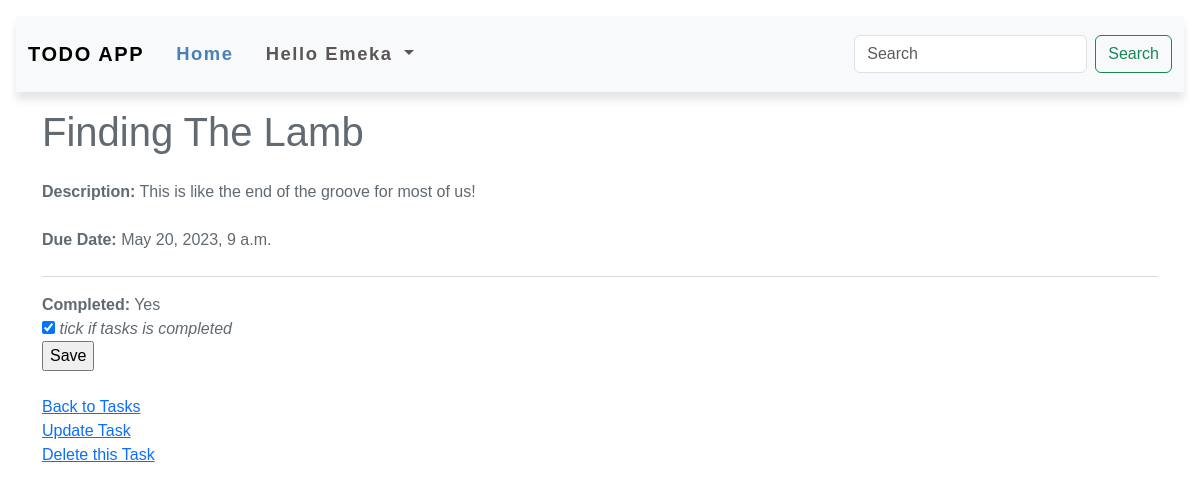
/task/11/ (signed in), run on an earlier commit of the app's database.
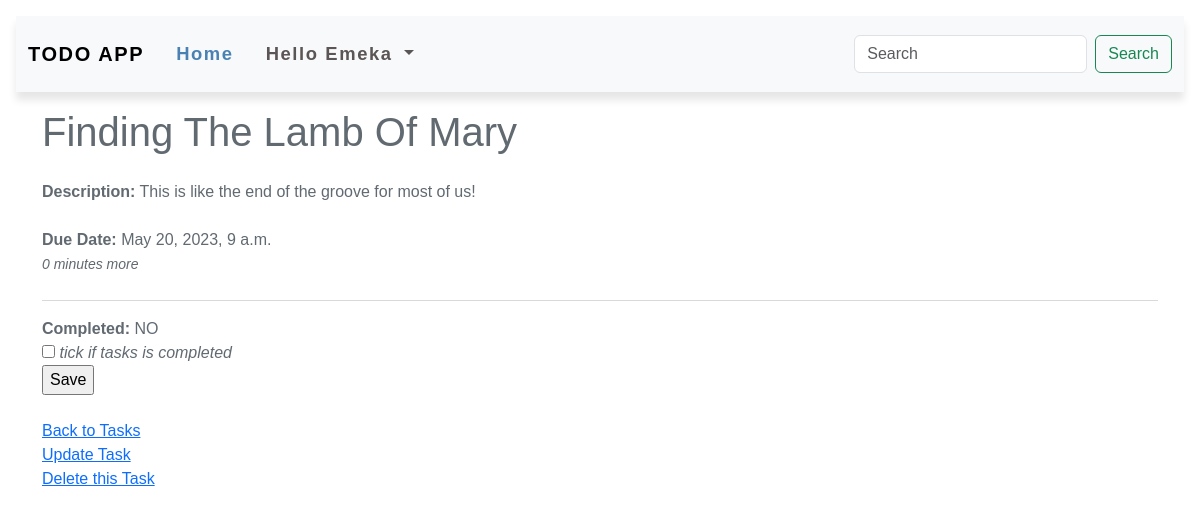
And on a later commit of the database.
### base/models.py (models this page shows)
class Todo(models.Model):
    user = models.ForeignKey(User, on_delete=models.CASCADE)
    title = models.CharField(max_length=100)
    description = models.TextField(null=True, blank=True)
    completed = models.BooleanField(default=False)
    created = models.DateTimeField(auto_now_add=True)
    updated = models.DateTimeField(auto_now=True)
    due_date = models.DateTimeField()
    def __str__(self) -> str:
        return self.title
    class Meta:
        ordering = ["-created", '-updated']

### base/views.py (the view)
# urls.py: path("task/<str:pk>/", views.viewTask, name='task'),
@login_required(login_url='login')
def viewTask(request, pk):
    task = Todo.objects.get(id=pk)
    form = TodoForm(instance=task)
    if request.method == 'POST':
        form = TodoForm(request.POST, instance=task)
        if form.is_valid():
            form.save()
    context = {'task': task, 'form': form}
    return render(request, 'base/task.html', context)

### base/forms.py
class TodoForm(ModelForm):
    class Meta:
        model = Todo
        fields = '__all__'
        exclude = ['user']
        widgets = {
            'title': forms.TextInput(attrs={
                'placeholder': 'Your title',
                'class': 'form-control rounded-25',
            }),
            'description': forms.Textarea(attrs={
                'class': 'form-control rounded-25',
            }),
            'due_date': forms.DateTimeInput(attrs={
                'class': 'form-control rounded-25',
                'placeholder': 'YYYY-MM-DD',
            }),
        }

### base/templates/base/task.html (shortened to what this page needs)
{% extends 'main.html' %}
{% block content %}
<h1>{{task|title}}</h1>
{% if task.description %}
<div class="my-4">
    <strong>Description:</strong> {{task.description}}
</div>
{% endif %}
<div class="my-4">
    <strong>Due Date:</strong> {{task.due_date}} <br>
    <small><i><span>{% if not task.completed and task.due_date|timeuntil %} {{task.due_date|timeuntil}} more {% endif %}</span></i></small>
</div>
<hr>
<div>
    <strong>Completed:</strong> {% if task.completed %} Yes {% else %} NO {% endif %} <br>
    <form action="" method="POST">
        {% for field in form %}
        {% if field.label == 'Completed' %}
        <div>{{field}} <i>tick if tasks is completed</i></div>
        {% else %}
        <div style="display: none;">{{ field }}</div>
        {% endif %}
        {% endfor %}
        <input type="submit" value="Save">
    </form>
</div>
<br>
<a href="{% url 'home' %}">Back to Tasks</a><br>
<a href="{% url 'update-task' task.id%}">Update Task</a><br>
<a href="{% url 'delete-task' task.id%}">Delete this Task</a>
{% endblock content %}

What changed in the data, as far as the page shows it:
changed Todo "This is like the end of the groove for most of us!": title "Finding The Lamb" → "Finding The Lamb Of Mary"; due_date (not shown) → "0 minutes"; completed "☑" → "☐"
Also different on the page:
text no longer shown: "Yes"
text now shown: "more NO"
